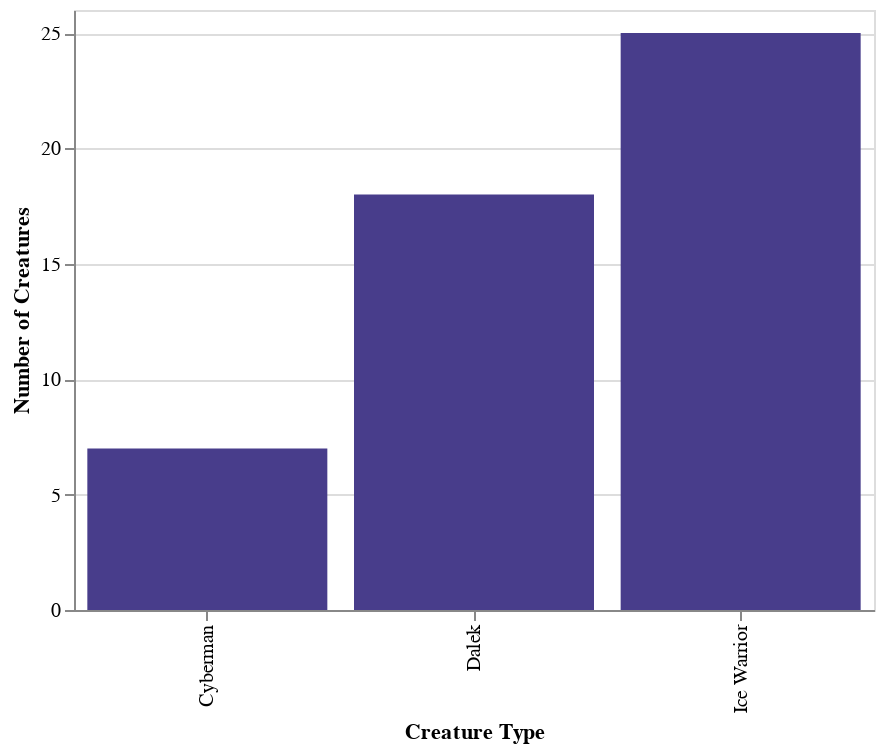

Notebook cell for this chart:
### Markdown cell above
We can then specify attributes of the axis as well.

### Code cell
alt.Chart(df).mark_bar(color="darkslateblue").encode(
    x=alt.X('type', type="nominal", axis=alt.Axis(title="Creature Type")), 
    y=alt.Y('number', type="quantitative", aggregate="sum", axis=alt.Axis(title="Number of Creatures"))
)

### Figure 1 — Vega-Lite specification as saved in the notebook (floating-point values rounded to 4 significant figures)
{"$schema": "https://vega.github.io/schema/vega-lite/v2.6.0.json", "config": {"view": {"height": 300, "width": 400}}, "data": {"name": "data-75d352494bcc1daafad4bc44bb8053d0"}, "datasets": {"data-75d352494bcc1daafad4bc44bb8053d0": [{"number": 4, "type": "Ice Warrior"}, {"number": 8, "type": "Ice Warrior"}, {"number": 5, "type": "Ice Warrior"}, {"number": 6, "type": "Dalek"}, {"number": 3, "type": "Ice Warrior"}, {"number": 3, "type": "Ice Warrior"}, {"number": 3, "type": "Dalek"}, {"number": 2, "type": "Ice Warrior"}, {"number": 9, "type": "Dalek"}, {"number": 7, "type": "Cyberman"}]}, "encoding": {"x": {"axis": {"title": "Creature Type"}, "field": "type", "type": "nominal"}, "y": {"aggregate": "sum", "axis": {"title": "Number of Creatures"}, "field": "number", "type": "quantitative"}}, "mark": {"color": "darkslateblue", "type": "bar"}}
